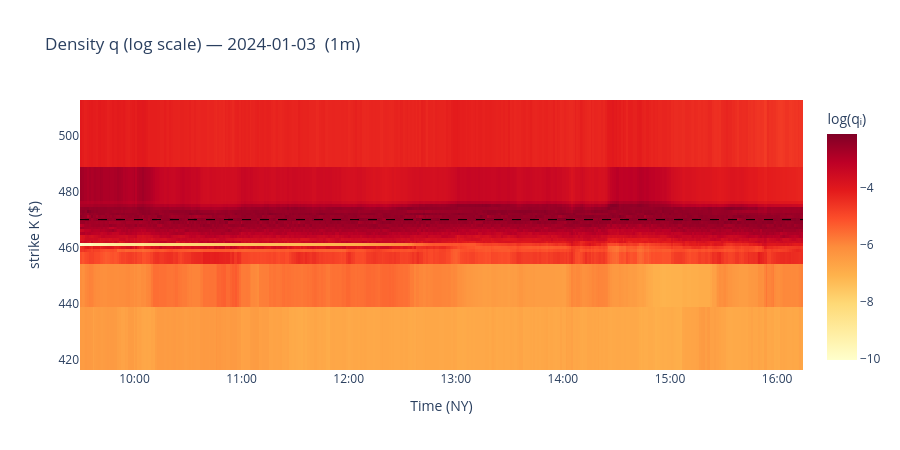

Notebook code for this chart:
### Code cell
# ── Risk-neutral density q heatmap ───────────────────────────────────────
import datetime as _dt
from zoneinfo import ZoneInfo

import plotly.graph_objects as go

_ny = ZoneInfo("America/New_York")

if not good:
    fig = go.Figure()
    fig.update_layout(title="Density q — no data")
else:
    n = len(good)
    mat = np.full((len(anchor_pure), n), np.nan)
    ts_nums = np.empty(n)
    for j, r in enumerate(good):
        mat[:, j] = r["densities"][0]
        ts_nums[j] = _ts_num(r)

    x_dt = [_dt.datetime.fromtimestamp(t, tz=_ny) for t in ts_nums]
    log_mat = np.log(np.where(mat > 0, mat, np.nan))

    fig = go.Figure(
        go.Heatmap(
            x=x_dt,
            y=anchor_pure,
            z=log_mat,
            colorscale="YlOrRd",
            colorbar=dict(title="log(qᵢ)"),
        )
    )

    fig.add_hline(y=ref_fwd, line=dict(color="black", width=1, dash="dash"))

    fig.update_layout(
        title=f"Density q (log scale) — {TRADE_DATE}  ({BATCH_FREQ})",
        xaxis=dict(title="Time (NY)", tickformat="%H:%M"),
        yaxis=dict(title="strike K ($)"),
        width=900,
        height=450,
    )

fig

### Figure 1 — Plotly figure (JSON) as saved in the notebook; plotly's stock layout.template omitted (floating-point values rounded to 4 significant figures; data arrays with more than 128 entries replaced by an {"elided": "..."} marker saying what was removed)
{"data": [{"colorbar": {"title": {"text": "log(qᵢ)"}}, "colorscale": [[0, "rgb(255,255,204)"], [0.125, "rgb(255,237,160)"], [0.25, "rgb(254,217,118)"], [0.375, "rgb(254,178,76)"], [0.5, "rgb(253,141,60)"], [0.625, "rgb(252,78,42)"], [0.75, "rgb(227,26,28)"], [0.875, "rgb(189,0,38)"], [1, "rgb(128,0,38)"]], "type": "heatmap", "x": {"elided": "405 str values"}, "y": [427.5, 450.0, 458.0, 459.0, 460.0, 461.0, 462.0, 463.0, 464.0, 465.0, 466.0, 467.0, 468.0, 469.0, 470.0, 471.0, 472.0, 473.0, 474.0, 475.0, 476.0, 477.0, 500.9], "z": {"elided": "23x405 float values"}}], "layout": {"height": 450, "shapes": [{"line": {"color": "black", "dash": "dash", "width": 1}, "type": "line", "x0": 0, "x1": 1, "xref": "x domain", "y0": 470.0, "y1": 470.0, "yref": "y"}], "title": {"text": "Density q (log scale) — 2024-01-03  (1m)"}, "width": 900, "xaxis": {"tickformat": "%H:%M", "title": {"text": "Time (NY)"}}, "yaxis": {"title": {"text": "strike K ($)"}}}}
